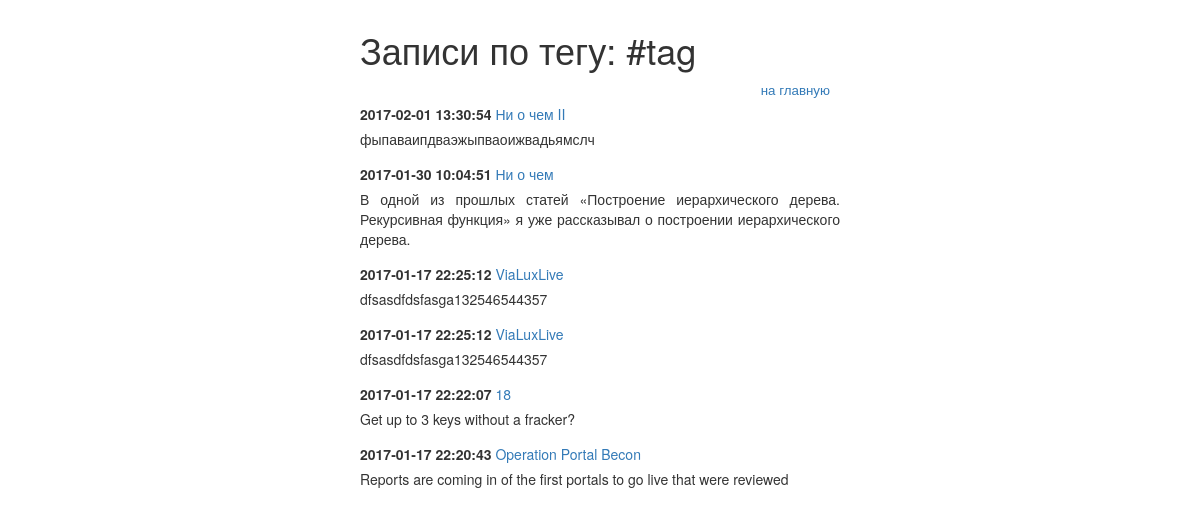
Page /include/posttotag.php?tag=tag on the earlier database version.
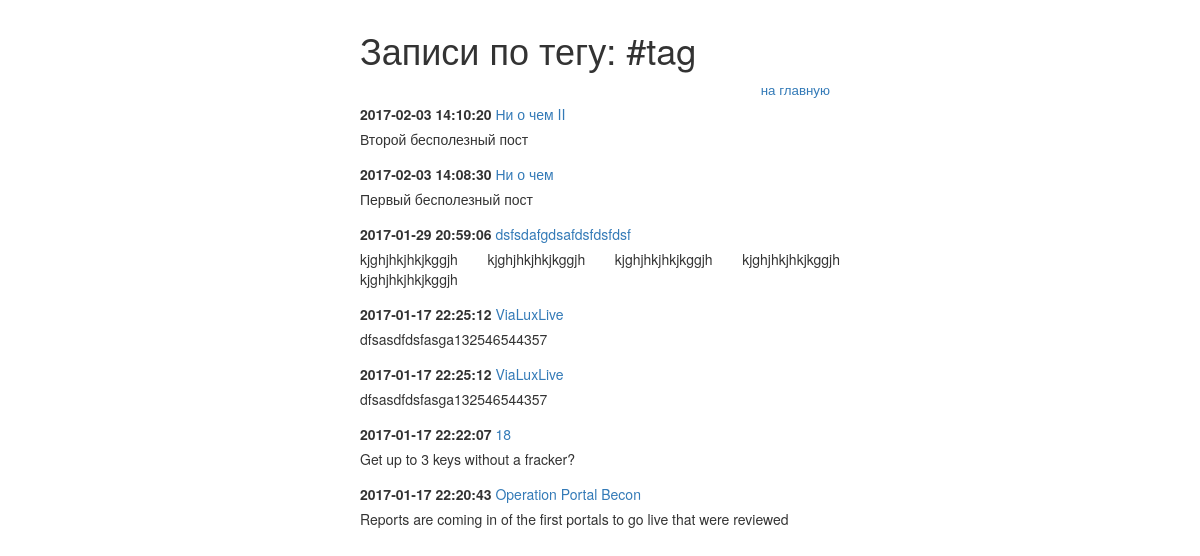
Same page on the later database version.
### tables this page shows
CREATE TABLE `post` (
  `post_id` bigint(20) unsigned NOT NULL AUTO_INCREMENT,
  `post_title` varchar(255) DEFAULT NULL,
  `post_min_text` text,
  `post_text` text,
  `post_create_datetime` timestamp NULL DEFAULT NULL,
  `post_update_datetime` timestamp NOT NULL DEFAULT CURRENT_TIMESTAMP ON UPDATE CURRENT_TIMESTAMP,
  UNIQUE KEY `post_id` (`post_id`)
);

### include/db.php (called while the page is built, shortened)
<?php
try {
    $link = new PDO('mysql:host=localhost;dbname=blog', 'level', 'pass');
} catch (PDOException $e) {
    print "Error!: " . $e->getMessage() . "<br/>";
    die();
}
if($_GET['tag']) {
    $gettag = $_GET['tag'];
    $select_post_tag = $link ->query("SELECT tag_id FROM tag WHERE tag_title = '$gettag'");
    if (!$select_post_tag) {
        echo "PDO::errorInfo():";
        print_r($link->errorInfo());
    } else $insert_tag_id = $select_post_tag->fetchAll();
    $tag_id_for_post = $insert_tag_id[0][0];
    $select_posts_for_tag = $link ->query("SELECT post.* from post LEFT JOIN post_to_tag USING (post_id) WHERE post_to_tag.tag_id = '$tag_id_for_post' ORDER BY post.post_create_datetime DESC");
    $result_posts_for_tag = $select_posts_for_tag ->fetchAll(PDO::FETCH_ASSOC);
}

### include/posttotag.php (the view, shortened to what this page needs)
<?php
require_once '/var/www/html/blog/include/db.php';
?>
<!DOCTYPE html>
<html lang="ru">
	<head>
		<link rel="stylesheet" href="../css/bootstrap.css">
		<link rel="stylesheet" href="../css/styless.css">
	</head>
	<body>
		<div id="wrapper">
			<h1>Записи по тегу: <?="#".$_GET['tag']; ?></h1>
			<p class="nav">
				<a href="../index.php">на главную</a>
			</p>
            <?php for($i=0;$i<count($result_posts_for_tag);$i++):?>
			<div class="note">
				<p>
					<span class="date"><?=$result_posts_for_tag[$i]['post_create_datetime'];?></span>
					<a href="../include/note.php?id=<?=$result_posts_for_tag[$i]['post_id']?>"><?=$result_posts_for_tag[$i]['post_title'];?></a>
				</p>
				<p>
					<?=$result_posts_for_tag[$i]['post_min_text'];?>
				</p>
			</div>
            <?php endfor;
            ?>
		</div>
	</body>
</html>

Differences in the rows shown:
removed post: post_create_datetime "2017-02-01 13:30:54", post_title "Ни о чем II", post_min_text "фыпаваипдваэжыпваоижвадьямслч"
removed post: post_create_datetime "2017-01-30 10:04:51", post_title "Ни о чем", post_min_text "В одной из прошлых статей «Построение иерархического дерева. Рекурсивная функция» я уже рассказывал о построении иерархического дерева."
added post: post_create_datetime "2017-02-03 14:10:20", post_title "Ни о чем II", post_min_text "Второй бесполезный пост"
added post: post_create_datetime "2017-02-03 14:08:30", post_title "Ни о чем", post_min_text "Первый бесполезный пост"
now on this page (row edited): post: post_create_datetime "2017-01-29 20:59:06", post_title "dsfsdafgdsafdsfdsfdsf", post_min_text "kjghjhkjhkjkggjh kjghjhkjhkjkggjh kjghjhkjhkjkggjh kjghjhkjhkjkggjh kjghjhkjhkjkggjh"
